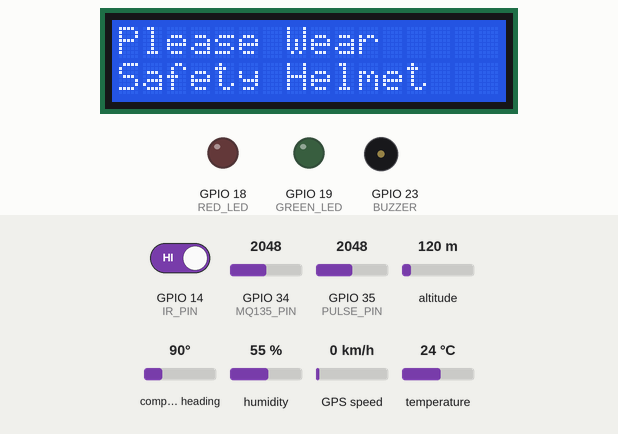
The sketch below on a simulated ESP32. On the bench: 16×2 character LCD, output pins drawn as LEDs (lit = HIGH), buzzer (waves = sounding, pin HIGH). Dashed ring = blinking. The test bench sets the inputs (shaded band); at power-on: GPIO 14 (IR_PIN) HIGH, temperature 24 °C, GPIO 34 (MQ135_PIN) = 2048, GPIO 35 (PULSE_PIN) = 2048, altitude 120 m, compass heading 90°, humidity 55 %, GPS speed 0 km/h. WiFi joins after 1.5 s; servers stay silent unless stated; the GPS gets a fix after 3 s at 37.7749, -122.4194 with 8 satellites; what the sketch prints to the serial monitor is not drawn.

Above: at 4.7 s.
4.8 s: GPIO 14 (IR_PIN) driven LOW
At 5.4 s:
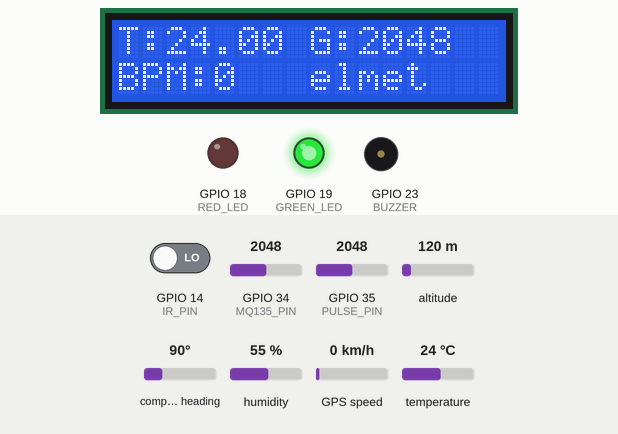
6.4 s: temperature set to 32.5 °C
At 10.0 s:
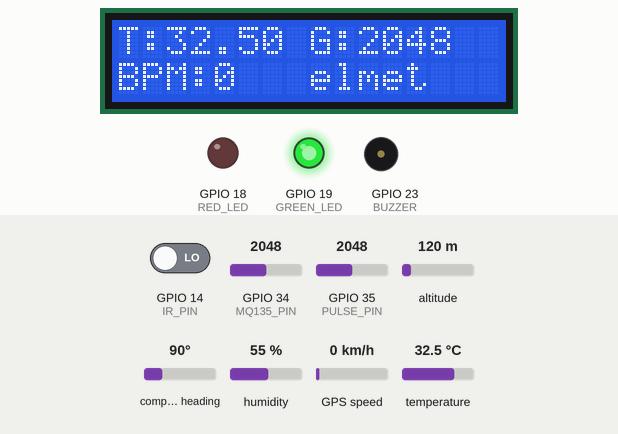
10.3 s: temperature set to 33.6 °C
At 13.3 s:
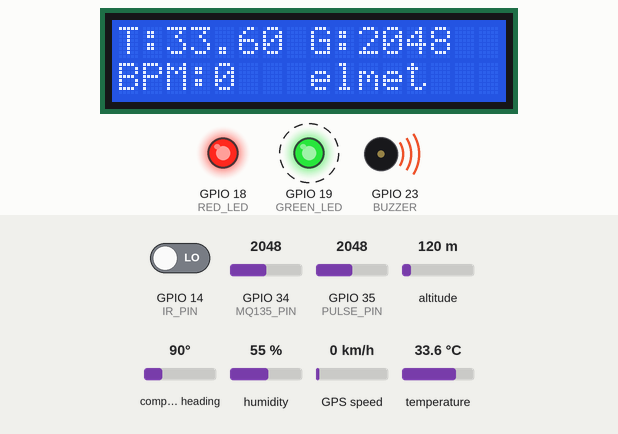
15.2 s: GPIO 34 (MQ135_PIN) set to 2440
At 16.61 s:
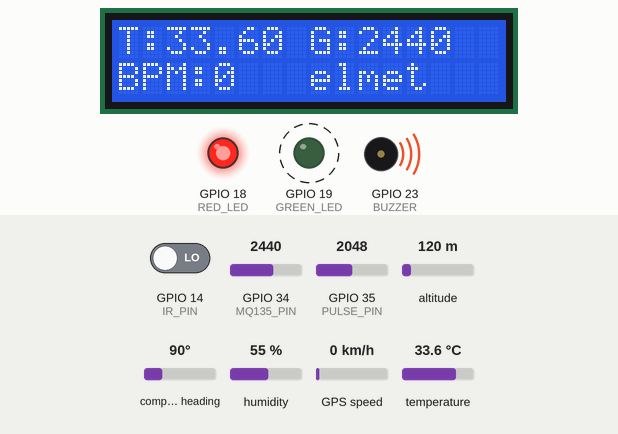
17.2 s: GPIO 14 (IR_PIN) driven HIGH
At 18.5 s:
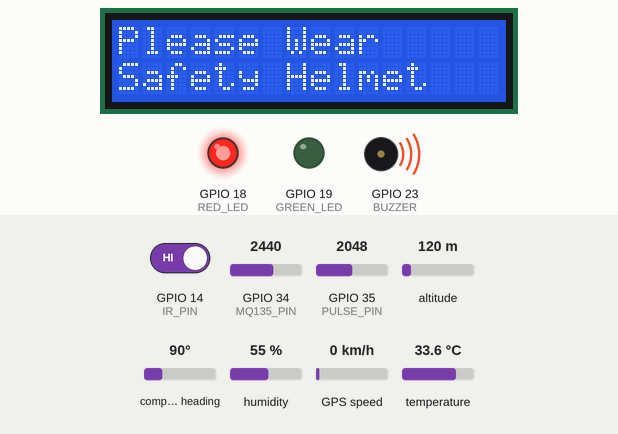
Timing chart, 0 to 20.2 s (numbered marks = the images above; inputs shaded):
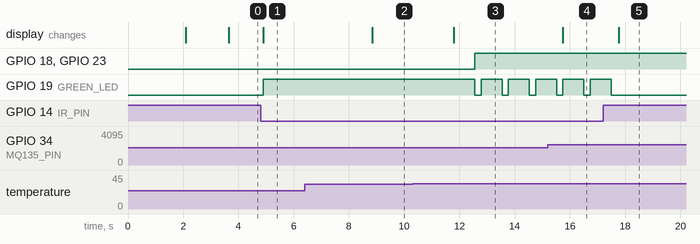

The sketch:

sketch_sep6a.ino
```cpp
#include <Wire.h>
#include <LiquidCrystal_I2C.h>
#include "DHT.h"

#include <Firebase_ESP_Client.h>
#include <addons/TokenHelper.h>
#include <addons/RTDBHelper.h>

// 🟢 Firebase objects
FirebaseData fbdo;
FirebaseAuth auth;
FirebaseConfig config;

// 🟢 WiFi credentials
#define WIFI_SSID "Dialog 4G"
#define WIFI_PASSWORD "4MJNYYNK2ER"

// 🟢 Firebase project config
#define API_KEY "AIzaSyDgjXrb_6NlLUgIda7BxB-X77eqYlXCguo"
#define DATABASE_URL "https://gas-safty-monitor-default-rtdb.firebaseio.com"
#define USER_EMAIL "malishakalsara4@gmail.com"
#define USER_PASSWORD "Your_Firebase_User_Password"

#include <TinyGPS++.h>
#include <HardwareSerial.h>

#define RXD2 16   // GPS TX -> ESP32 RX
#define TXD2 17   // GPS RX -> ESP32 TX

// Create GPS object
HardwareSerial SerialGPS(2);
TinyGPSPlus gps;

// --- Pin Definitions ---
#define IR_PIN 14
#define RED_LED 18
#define GREEN_LED 19
#define BUZZER 23
#define DHTPIN 33
#define DHTTYPE DHT22
#define MQ135_PIN 34
#define PULSE_PIN 35

// --- Objects ---
LiquidCrystal_I2C lcd(0x27, 16, 2);
DHT dht(DHTPIN, DHTTYPE);

int sensorValue = 0;
int baseline = 0;
bool beatDetected = false;

unsigned long lastBeat = 0;
int bpm = 0;

// Moving average buffer for smoothing
#define BPM_BUFFER 5
int bpmArray[BPM_BUFFER] = {0,0,0,0,0};
int bpmIndex = 0;

void setup() {
  Serial.begin(115200);
  SerialGPS.begin(9600, SERIAL_8N1, RXD2, TXD2);

  pinMode(IR_PIN, INPUT);
  pinMode(RED_LED, OUTPUT);
  pinMode(GREEN_LED, OUTPUT);
  pinMode(BUZZER, OUTPUT);

  lcd.init();
  lcd.backlight();
  lcd.setCursor(0, 0);
  lcd.print("System Starting");
  delay(2000);
  lcd.clear();

  dht.begin();

  // 🟢 Connect WiFi
  WiFi.begin(WIFI_SSID, WIFI_PASSWORD);
  Serial.print("Connecting to Wi-Fi");
  while (WiFi.status() != WL_CONNECTED) {
    Serial.print(".");
    delay(300);
  }
  Serial.println();
  Serial.print("Connected with IP: ");
  Serial.println(WiFi.localIP());

  // 🟢 Firebase Config
  config.api_key = API_KEY;
  config.database_url = DATABASE_URL;
  auth.user.email = USER_EMAIL;
  auth.user.password = USER_PASSWORD;

  config.token_status_callback = tokenStatusCallback;

  Firebase.begin(&config, &auth);
  Firebase.reconnectWiFi(true);
}

void loop() {
  // --- Read Sensors ---
  int irValue = digitalRead(IR_PIN);
  float temp = dht.readTemperature();
  float hum = dht.readHumidity();
  int GasValue = analogRead(MQ135_PIN);

  // Pulse sensor
  sensorValue = analogRead(PULSE_PIN);
  baseline = (baseline * 15 + sensorValue) / 16;

  if (sensorValue > baseline + 100 && !beatDetected) {
    beatDetected = true;
    unsigned long now = millis();
    int delta = now - lastBeat;
    lastBeat = now;

    if (delta > 300 && delta < 2000) {
      int instantBPM = 60000 / delta;
      bpmArray[bpmIndex] = instantBPM;
      bpmIndex = (bpmIndex + 1) % BPM_BUFFER;

      int sum = 0;
      for (int i = 0; i < BPM_BUFFER; i++) sum += bpmArray[i];
      bpm = sum / BPM_BUFFER;
    }
  }
  if (sensorValue < baseline + 50) {
    beatDetected = false;
  }

  // LCD Display
  lcd.setCursor(0, 0);
  lcd.print("T:");
  lcd.print(temp);
  lcd.print(" ");

  lcd.setCursor(8, 0);
  lcd.print("G:");
  lcd.print(GasValue);
  lcd.print(" ");

  lcd.setCursor(0, 1);
  lcd.print("BPM:");
  lcd.print(bpm);
  lcd.print("   ");

  // GPS Reading
  while (SerialGPS.available() > 0) {
    if (gps.encode(SerialGPS.read())) {
      if (gps.location.isValid()) {
        Serial.println("LOCATION:");
        Serial.print("Latitude: ");
        Serial.println(gps.location.lat(), 6);
        Serial.print("Longitude: ");
        Serial.println(gps.location.lng(), 6);
      }
    }
  }

  // Helmet Check
  if (irValue == LOW) {
    digitalWrite(GREEN_LED, HIGH);
    Serial.println("Helmet Worn by the worker");

    Serial.print("Temperature: "); Serial.println(temp);
    Serial.print("Gas Value: "); Serial.println(GasValue);
    Serial.print("BPM: "); Serial.println(bpm);

    // Upload to Firebase
    if (Firebase.ready()) {
      Firebase.RTDB.setFloat(&fbdo, "helmets/15/temperature", temp);
      Firebase.RTDB.setFloat(&fbdo, "helmets/15/humidity", hum);
      Firebase.RTDB.setInt(&fbdo, "helmets/15/gas", GasValue);
      Firebase.RTDB.setInt(&fbdo, "helmets/15/bpm", bpm);
      Firebase.RTDB.setBool(&fbdo, "helmets/15/helmetWorn", true);
    }

    if (temp > 33 || GasValue > 2400 || bpm > 140) {
      digitalWrite(RED_LED, HIGH);
      digitalWrite(GREEN_LED, LOW);
      digitalWrite(BUZZER, HIGH);
      Serial.println("⚠️ WARNING! Unsafe Environment");
    } else {
      digitalWrite(RED_LED, LOW);
      digitalWrite(BUZZER, LOW);
      Serial.println("✅ Safe Environment");
    }
  } else {
    digitalWrite(GREEN_LED, LOW);
    lcd.clear();
    lcd.setCursor(0, 0);
    lcd.print("Please Wear");
    lcd.setCursor(0, 1);
    lcd.print("Safety Helmet");
    Serial.println("Helmet is NOT Worn by the worker");
    delay(1000);
  }

  delay(200); // Sampling delay
}
```

Measured:
- the behaviour switches between 33 and 33.1 °C on temperature (found by bisection; images 2 and 3)
- after the input at 4.8 s, GPIO 19 (GREEN_LED): LOW → HIGH after 0.10 s; the display: changes after 0.10 s (image 1)
- after the input at 6.4 s, the display: changes after 2.4 s (image 2)
- after the input at 10.3 s, GPIO 18 (RED_LED), GPIO 23 (BUZZER): LOW → HIGH after 2.2 s; GPIO 19 (GREEN_LED): alternates HIGH for 0.75 s and LOW for 0.24 s, starting after 2.2 s; the display: changes after 1.5 s (image 3)
- after the input at 15.2 s, the display: changes after 0.54 s (image 4)
- after the input at 17.2 s, GPIO 19 (GREEN_LED): goes on until 17.5 s, then stays LOW; the display: changes after 0.56 s (image 5)
